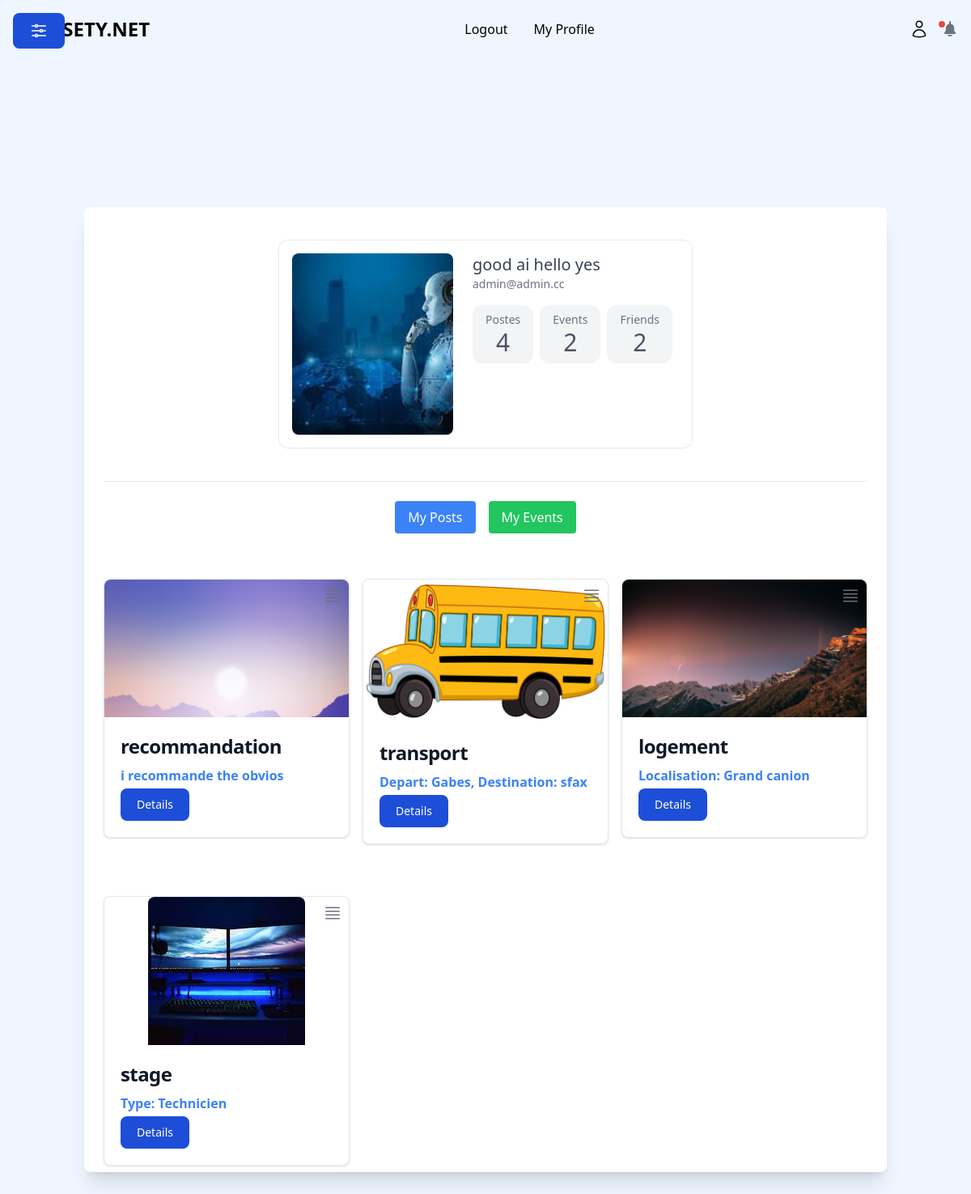
Screenshot of /Myprofile/ (signed in) with the database file from the repository.
### isety/models.py (models this page shows, shortened)
class User(AbstractUser):
    username = None
    email = models.EmailField(_("email address"), unique=True)
    first_name = models.CharField(max_length=50)
    last_name = models.CharField(max_length=50)
    photo = models.ImageField(upload_to='user_photos', null=True, blank=True)
    telnum = models.CharField(max_length=8, default='00000000' ,null=True)
    friends = models.ManyToManyField("User", related_name='user_friends',blank=True)
    USERNAME_FIELD = "email"
    REQUIRED_FIELDS = []
    objects = CustomUserManager()
    def __str__(self):
        return f"{self.first_name} {self.last_name} {self.email}"

class Poste(models.Model):
    image = models.ImageField(blank=True,upload_to='post_photos')
    POST_TYPE_CHOICES = (
        (0, "Offre"),
        (1, "Demande"),
    )
    poste_type = models.IntegerField(choices=POST_TYPE_CHOICES)
    date_upload = models.DateTimeField(default=datetime.now)
    user = models.ForeignKey(User, on_delete=models.CASCADE)
    poste_field = models.CharField(max_length=255 ,default='')
    likes = models.IntegerField(default=0)

class Recommandation(Poste):
    texte = models.CharField(max_length=255)

class Poste(models.Model):
    image = models.ImageField(blank=True,upload_to='post_photos')
    POST_TYPE_CHOICES = (
        (0, "Offre"),
        (1, "Demande"),
    )
    poste_type = models.IntegerField(choices=POST_TYPE_CHOICES)
    date_upload = models.DateTimeField(default=datetime.now)
    user = models.ForeignKey(User, on_delete=models.CASCADE)
    poste_field = models.CharField(max_length=255 ,default='')
    likes = models.IntegerField(default=0)

class Transport(Poste):
    depart = models.CharField(max_length=255)
    destination = models.CharField(max_length=255)
    heure_dep = models.TimeField()
    nbre_sieges = models.IntegerField()
    contact_Trans = models.CharField(max_length=255)

class Logement(Poste):
    localisation = models.CharField(max_length=255)
    description = models.TextField()
    logment_contact = models.CharField(max_length=255)

class Stage(Poste):
    typeStg = models.IntegerField(
        choices=[
            (1, "Ouvrier"),
            (2, "Technicien"),
            (3, "PFE"),
        ]
    )
    societe = models.CharField(max_length=255)
    duree = models.IntegerField()
    sujet = models.CharField(max_length=255)
    contact_Stage = models.CharField(max_length=255)
    specialite = models.CharField(
        max_length=5,
        choices=[
            ("IT", "IT - Technologie informatique"),
            ("SEG", "SEG - Sc Eco et Gestion"),
            ("GC", "GC - Génie Civil"),
            ("GP", "GP - Génie des Procédés"),
            ("GM", "GM - Génie Mécanique"),
        ],
    )

### isety/views.py (the view)
# urls.py: path("Myprofile/", views.poste_list, name="poste_list"),
@login_required
def poste_list(request):
    user = request.user
    today = timezone.now()
    user_posts_count = Poste.objects.filter(user=user).count()
    user_events_count = Evenement.objects.filter(user=user).count()
    friends = user.friends.all()
    postes = []
    events =[]
    conversations = Conversation.objects.all()
    if request.GET.get("filter") == "my_posts":
        postes = list(chain(*[model.objects.filter(user=request.user) for model in POSTE_MODELS.values()]))
    elif request.GET.get("filter") == "my_events":
        events = Evenement.objects.filter(user=request.user)
    else:
        postes = list(chain(*[model.objects.filter(user=request.user) for model in POSTE_MODELS.values()]))
    return render(request, "poste/poste_list.html", {"postes": postes, "friends": friends ,"events": events , "today": today,
                                                     "user_posts_count": user_posts_count, "user_events_count": user_events_count,'conversations': conversations})

### isety/context_processors.py (called while the page is built)
def notifications(request):
    if request.user.is_authenticated:
        notifications = Notification.objects.filter(recipient=request.user, is_read=False).order_by('-timestamp')
        friend_requests = FriendRequest.objects.filter(to_user=request.user, is_accepted=False)
    else:
        notifications = []
        friend_requests = []
    return {'notifications': notifications, 'friend_requests': friend_requests}

### isety/templates/poste/poste_list.html (shortened to what this page needs)
{% extends "base.html" %} {% block content %}
<br>
<div class="text-center fixed top-4 left-4 z-50">
    <button class="text-white bg-blue-700 hover:bg-blue-800 focus:ring-4 focus:ring-blue-300 font-medium rounded-lg text-sm px-5 py-2.5 dark:bg-blue-600 dark:hover:bg-blue-700 focus:outline-none dark:focus:ring-blue-800" type="button" data-drawer-target="drawer-disable-body-scrolling" data-drawer-show="drawer-disable-body-scrolling" data-drawer-body-scrolling="false" aria-controls="drawer-disable-body-scrolling">
    </button>
</div>
<section class="p-44">
</section>
<section class="relative py-16 bg-blueGray-200">
  <div class="container mx-auto px-4 content-evenly">
    <div
      class="relative flex flex-col min-w-0 break-words bg-white w-full mb-6 shadow-xl rounded-lg -mt-64"
    >
      <div class="px-6 ">
        <div class="mx-auto my-10 flex max-w-xs flex-col items-center rounded-xl border px-4 py-4 text-center md:max-w-lg md:flex-row md:items-start md:text-left">
  <div class="mb-4 md:mr-6 md:mb-0">
    <img class="h-56 rounded-lg object-cover md:w-56" src="{{user.photo.url}}" alt="" />
  </div>
  <div class="">
    <p class="text-xl font-medium text-gray-700">{{user.first_name}} {{user.last_name}}</p>
    <p class="mb-4 text-sm font-medium text-gray-500">{{user.email}}</p>
    <div class="flex space-x-2">
      <div class="flex flex-col items-center rounded-xl bg-gray-100 px-4 py-2">
        <p class="text-sm font-medium text-gray-500">Postes</p>
        <p class="text-3xl font-medium text-gray-600">{{ user_posts_count }}</p>
      </div>
      <div class="flex flex-col items-center rounded-xl bg-gray-100 px-4 py-2">
        <p class="text-sm font-medium text-gray-500">Events</p>
        <p class="text-3xl font-medium text-gray-600">{{user_events_count}}</p>
      </div>
      <div class="flex flex-col items-center rounded-xl bg-gray-100 px-4 py-2">
        <p class="text-sm font-medium text-gray-500">Friends</p>
        <p class="text-3xl font-medium text-gray-600">
          {{user.friends.count}}
        </p>
      </div>
    </div>
  </div>
</div>
          <hr />
          <br />
<div class="flex justify-center space-x-4 mb-4">
  <a href="?filter=my_posts" class="px-4 py-2 bg-blue-500 text-white rounded hover:bg-blue-600 focus:outline-none focus:bg-blue-600">My Posts</a>
  <a href="?filter=my_events" class="px-4 py-2 bg-green-500 text-white rounded hover:bg-green-600 focus:outline-none focus:bg-green-600">My Events</a>
</div>
<div class="grid grid-cols-1 md:grid-cols-2 lg:grid-cols-3 gap-4 content-evenly">
  {% for poste in postes %}
  <div class="mb-2 text-blueGray-600 mt-10 justify-evenly">
    <div class="max-w-sm bg-white border border-gray-200 rounded-lg shadow dark:bg-gray-800 dark:border-gray-700 justify-evenly relative">
                <div class="absolute top-2 right-2">
  <button id="dropdownMenuButton{{ poste.id }}" data-dropdown-toggle="dropdownMenu{{ poste.id }}" class="text-gray-500 hover:text-gray-700">
  </button>
</div>
      {% if poste.image %}
            <img class="rounded-t-lg mx-auto w-auto" src="{{ poste.image.url }}" alt="" />
          {% else %}
            <img class="rounded-t-lg mx-auto w-20" src="{{ '/media/isety.png' }}" alt="No image available" />
          {% endif %}
      <div class="p-5">
        <a href="{% url 'poste_detail' id=poste.id %}">
          <h5 class="mb-2 text-2xl font-bold tracking-tight text-gray-900 dark:text-white">
            {{ poste.poste_field }}
          </h5>
        </a>
        {% if poste.poste_field == 'recommandation' %}
          {% if poste.recommandation %}
            <p class="mb-1 font-bold text-blue-500 dark:text-blue-400">
              {{ poste.recommandation.texte }}
            </p>
            <button
    class="block text-white bg-blue-700 hover:bg-blue-800 focus:ring-4 focus:outline-none focus:ring-blue-300 font-medium rounded-lg text-sm px-5 py-2.5 text-center dark:bg-blue-600 dark:hover:bg-blue-700 dark:focus:ring-blue-800"
    type="button"
    onclick="window.location.href='{% url 'poste_detail' id=poste.id %}'"
>
    Details
</button>
          {% endif %}
        {% elif poste.poste_field == 'transport' %}
          {% if poste.transport %}
            <p class="mb-1 font-bold text-blue-500 dark:text-blue-400">
              Depart: {{ poste.transport.depart }}, Destination: {{ poste.transport.destination }}
            </p>
              <button
    class="block text-white bg-blue-700 hover:bg-blue-800 focus:ring-4 focus:outline-none focus:ring-blue-300 font-medium rounded-lg text-sm px-5 py-2.5 text-center dark:bg-blue-600 dark:hover:bg-blue-700 dark:focus:ring-blue-800"
    type="button"
    onclick="window.location.href='{% url 'poste_detail' id=poste.id %}'"
>
    Details
</button>
          {% endif %}
        {% elif poste.poste_field == 'logement' %}
          {% if poste.logement %}
            <p class="mb-1 font-bold text-blue-500 dark:text-blue-400">
              Localisation: {{ poste.logement.localisation }}
            </p>
                  <button
    class="block text-white bg-blue-700 hover:bg-blue-800 focus:ring-4 focus:outline-none focus:ring-blue-300 font-medium rounded-lg text-sm px-5 py-2.5 text-center dark:bg-blue-600 dark:hover:bg-blue-700 dark:focus:ring-blue-800"
    type="button"
    onclick="window.location.href='{% url 'poste_detail' id=poste.id %}'"
>
    Details
</button>
          {% endif %}
        {% elif poste.poste_field == 'stage' %}
          {% if poste.stage %}
            <p class="mb-1 font-bold text-blue-500 dark:text-blue-400">
              Type: {{ poste.stage.get_typeStg_display }}
            </p>
             <button
    class="block text-white bg-blue-700 hover:bg-blue-800 focus:ring-4 focus:outline-none focus:ring-blue-300 font-medium rounded-lg text-sm px-5 py-2.5 text-center dark:bg-blue-600 dark:hover:bg-blue-700 dark:focus:ring-blue-800"
    type="button"
    onclick="window.location.href='{% url 'poste_detail' id=poste.id %}'">
    Details
</button>
          {% endif %}
        {% endif %}
      </div>
    </div>
  </div>
  {% endfor %}
</div>
</section>
{% endblock %}

### rows the page displays
User: photo (picture), first_name "good ai", last_name "hello yes", email "admin@admin.cc", friends.count "2"
Recommandation: image (picture), poste_field "recommandation", recommandation.texte "i recommande the obvios"
Transport: image (picture), poste_field "transport", transport.depart "Gabes", transport.destination "sfax"
Logement: image (picture), poste_field "logement", logement.localisation "Grand canion"
Stage: image (picture), poste_field "stage", stage.typeStg "Technicien"

### other values shown
{{ user_posts_count }} "4"
{{ user_events_count }} "2"
